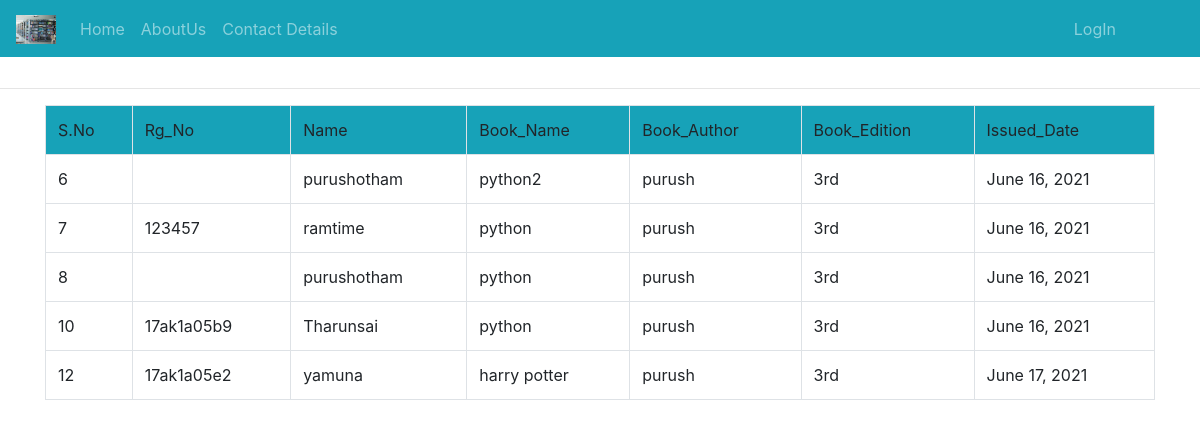
The app's page /issue_book/ with its own data.
### Library_App/models.py (models this page shows)
class st_admin_data(models.Model):
	Rg_No=models.CharField(max_length=120)
	Branch=models.CharField(max_length=120)
	Name=models.CharField(max_length=120)
	issue_status=models.IntegerField(default=0)
	Book_name=models.CharField(max_length=120)
	Book_author=models.CharField(max_length=120)
	Book_Edition=models.CharField(max_length=120,default="")
	Book_count=models.IntegerField(default=0)
	Issue_date=models.DateField(blank=True,null=True)
	Expire_date=models.DateField(blank=True,null=True)
	Return_Date=models.DateField(blank=True,null=True)
	Fine=models.IntegerField(default=0)
	uid=models.ForeignKey(User,on_delete=models.CASCADE)

### Library_App/views.py (the view)
# urls.py: path('issue_book/',views.issue_book,name='issue_book'),
def issue_book(request):
	rc=st_admin_data.objects.all()
	print(rc)
	return render(request,'html/issue_book.html',{'rc':rc})

### Library_App/templates/html/issue_book.html (shortened to what this page needs)
{% extends 'html/base.html' %}
{% load static %}
{% block content %}
<div class="text-center text-danger">
	<br>
</div>
<hr>
<div class="container">
	<table class="table table-bordered">
		<tr class="bg bg-info">
			<td>S.No</td>
			<td>Rg_No</td>
			<td>Name</td>
			<td>Book_Name</td>
			<td>Book_Author</td>
			<td>Book_Edition</td>
			<td>Issued_Date</td>
		</tr>
		{% for i in rc %}
		{% if i.issue_status is 1 %}
			<tr>
				<td>{{forloop.counter}}</td>
				<td>{{i.Rg_No}}</td>
				<td>{{i.Name}}</td>
				<td>{{i.Book_name}}</td>
				<td>{{i.Book_author}}</td>
			    <td>{{i.Book_Edition}}</td>
				<td>{{i.Issue_date}}</td>
			</tr>
			{% endif %}
			{% endfor %}
	</table>
</div>
		<br><br><br><br><br>
{% endblock %}

### records on screen
st_admin_data: Name "purushotham", Book_name "python2", Book_author "purush", Book_Edition "3rd", Issue_date "June 16, 2021"
st_admin_data: Rg_No "123457", Name "ramtime", Book_name "python", Book_author "purush", Book_Edition "3rd", Issue_date "June 16, 2021"
st_admin_data: Name "purushotham", Book_name "python", Book_author "purush", Book_Edition "3rd", Issue_date "June 16, 2021"
st_admin_data: Rg_No "17ak1a05b9", Name "Tharunsai", Book_name "python", Book_author "purush", Book_Edition "3rd", Issue_date "June 16, 2021"
st_admin_data: Rg_No "17ak1a05e2", Name "yamuna", Book_name "harry potter", Book_author "purush", Book_Edition "3rd", Issue_date "June 17, 2021"
